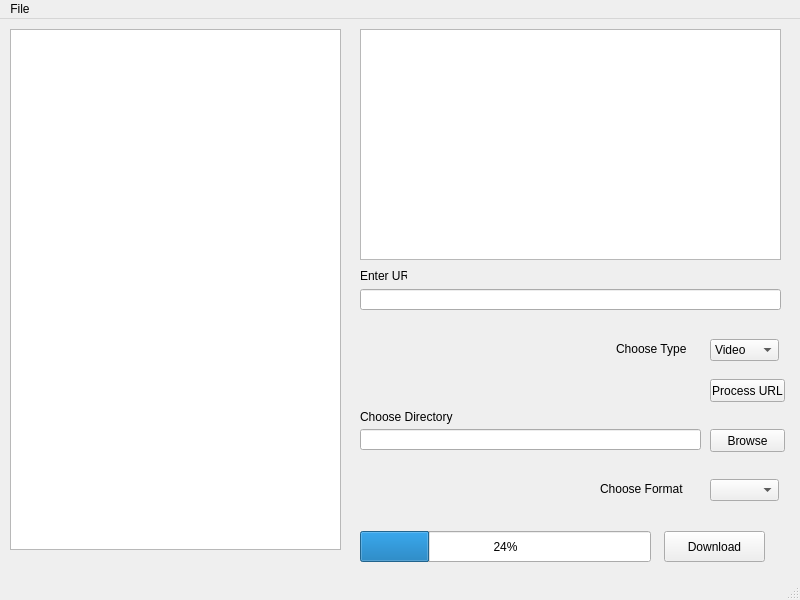
<?xml version="1.0" encoding="UTF-8"?>
<ui version="4.0">
 <class>MainWindow</class>
 <widget class="QMainWindow" name="MainWindow">
  <property name="geometry">
   <rect>
    <x>0</x>
    <y>0</y>
    <width>800</width>
    <height>600</height>
   </rect>
  </property>
  <property name="windowTitle">
   <string>Python Youtube Downloader</string>
  </property>
  <widget class="QWidget" name="centralwidget">
   <widget class="QLineEdit" name="urlBox">
    <property name="geometry">
     <rect>
      <x>360</x>
      <y>270</y>
      <width>421</width>
      <height>21</height>
     </rect>
    </property>
   </widget>
   <widget class="QPushButton" name="download">
    <property name="geometry">
     <rect>
      <x>664</x>
      <y>512</y>
      <width>101</width>
      <height>31</height>
     </rect>
    </property>
    <property name="text">
     <string>Download</string>
    </property>
   </widget>
   <widget class="QPushButton" name="processURL">
    <property name="geometry">
     <rect>
      <x>710</x>
      <y>360</y>
      <width>75</width>
      <height>23</height>
     </rect>
    </property>
    <property name="text">
     <string>Process URL</string>
    </property>
   </widget>
   <widget class="QProgressBar" name="progressBar">
    <property name="geometry">
     <rect>
      <x>360</x>
      <y>512</y>
      <width>291</width>
      <height>31</height>
     </rect>
    </property>
    <property name="value">
     <number>24</number>
    </property>
   </widget>
   <widget class="QTableWidget" name="fileTable">
    <property name="geometry">
     <rect>
      <x>10</x>
      <y>10</y>
      <width>331</width>
      <height>521</height>
     </rect>
    </property>
   </widget>
   <widget class="QComboBox" name="fileType">
    <property name="geometry">
     <rect>
      <x>710</x>
      <y>320</y>
      <width>69</width>
      <height>22</height>
     </rect>
    </property>
    <item>
     <property name="text">
      <string>Video</string>
     </property>
    </item>
    <item>
     <property name="text">
      <string>Audio</string>
     </property>
    </item>
   </widget>
   <widget class="QLabel" name="type">
    <property name="geometry">
     <rect>
      <x>616</x>
      <y>320</y>
      <width>81</width>
      <height>20</height>
     </rect>
    </property>
    <property name="text">
     <string>Choose Type</string>
    </property>
   </widget>
   <widget class="QLabel" name="format">
    <property name="geometry">
     <rect>
      <x>600</x>
      <y>460</y>
      <width>91</width>
      <height>20</height>
     </rect>
    </property>
    <property name="text">
     <string>Choose Format</string>
    </property>
   </widget>
   <widget class="QComboBox" name="fileFormat">
    <property name="geometry">
     <rect>
      <x>710</x>
      <y>460</y>
      <width>69</width>
      <height>22</height>
     </rect>
    </property>
   </widget>
   <widget class="QLineEdit" name="dlDirectory">
    <property name="geometry">
     <rect>
      <x>360</x>
      <y>410</y>
      <width>341</width>
      <height>21</height>
     </rect>
    </property>
   </widget>
   <widget class="QLabel" name="chooseDirectory">
    <property name="geometry">
     <rect>
      <x>360</x>
      <y>390</y>
      <width>101</width>
      <height>16</height>
     </rect>
    </property>
    <property name="text">
     <string>Choose Directory</string>
    </property>
   </widget>
   <widget class="QPushButton" name="browseURL">
    <property name="geometry">
     <rect>
      <x>710</x>
      <y>410</y>
      <width>75</width>
      <height>23</height>
     </rect>
    </property>
    <property name="text">
     <string>Browse</string>
    </property>
   </widget>
   <widget class="QLabel" name="enterURL">
    <property name="geometry">
     <rect>
      <x>360</x>
      <y>250</y>
      <width>47</width>
      <height>13</height>
     </rect>
    </property>
    <property name="text">
     <string>Enter URL</string>
    </property>
   </widget>
   <widget class="QTextBrowser" name="console">
    <property name="geometry">
     <rect>
      <x>360</x>
      <y>10</y>
      <width>421</width>
      <height>231</height>
     </rect>
    </property>
   </widget>
  </widget>
  <widget class="QMenuBar" name="menubar">
   <property name="geometry">
    <rect>
     <x>0</x>
     <y>0</y>
     <width>800</width>
     <height>21</height>
    </rect>
   </property>
   <widget class="QMenu" name="menuFile">
    <property name="title">
     <string>File</string>
    </property>
   </widget>
   <addaction name="menuFile"/>
  </widget>
  <widget class="QStatusBar" name="statusbar"/>
 </widget>
 <tabstops>
  <tabstop>urlBox</tabstop>
  <tabstop>fileType</tabstop>
  <tabstop>fileFormat</tabstop>
  <tabstop>processURL</tabstop>
  <tabstop>browseURL</tabstop>
  <tabstop>dlDirectory</tabstop>
  <tabstop>download</tabstop>
  <tabstop>fileTable</tabstop>
 </tabstops>
 <resources/>
 <connections>
  <connection>
   <sender>download</sender>
   <signal>clicked()</signal>
   <receiver>urlBox</receiver>
   <slot>clear()</slot>
   <hints>
    <hint type="sourcelabel">
     <x>719</x>
     <y>542</y>
    </hint>
    <hint type="destinationlabel">
     <x>620</x>
     <y>302</y>
    </hint>
   </hints>
  </connection>
  <connection>
   <sender>urlBox</sender>
   <signal>returnPressed()</signal>
   <receiver>processURL</receiver>
   <slot>click()</slot>
   <hints>
    <hint type="sourcelabel">
     <x>556</x>
     <y>303</y>
    </hint>
    <hint type="destinationlabel">
     <x>740</x>
     <y>393</y>
    </hint>
   </hints>
  </connection>
 </connections>
</ui>
